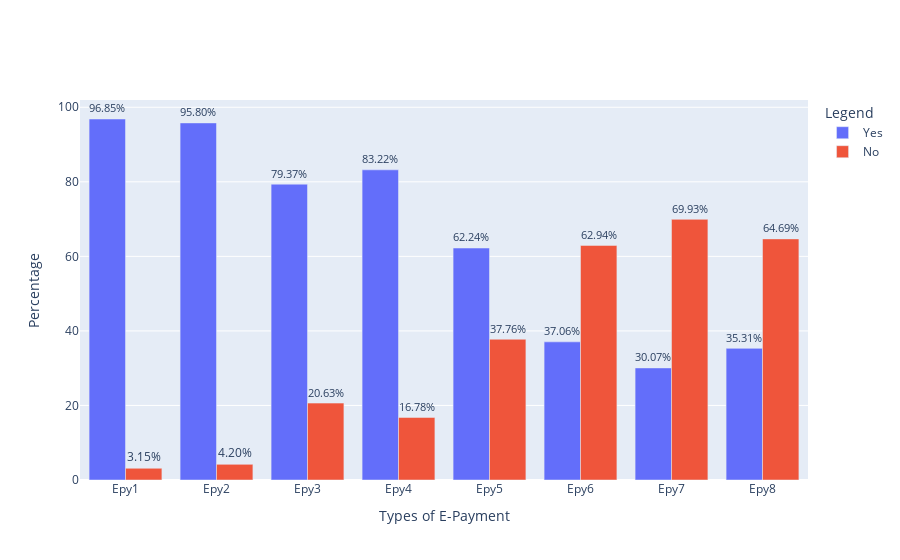

The code cell stored with this chart in its notebook:
### Markdown cell above
Do you own any of the following? (Own Electronic Payment)

### Code cell
tmp_col = df.iloc[:, 12]
tmp_df = df_unique(tmp_col)

tmp_df.iloc[:, 2] = pd.concat([tmp_df.iloc[:, 2], tmp_df.iloc[:, -1]], axis = 1).max(axis=1)

# Convert tmp_df to Sum
tmp_dict = {col : tmp_df[col].sum() for col in tmp_df.columns[:-1]}

for ind in range(tmp_df.shape[1] - 1):
    tmp_col = tmp_df.iloc[:, ind]
    tmp_y_df[tmp_col.name] = tmp_col

name_arr = tmp_df.columns.tolist()[:-1]
name_arr[2] = "Touch n Go, EzLink etc"

tmp_df = pd.DataFrame(pd.Series(tmp_dict), columns = ["Yes"])
tmp_df["No"] = 286 - tmp_df["Yes"]
tmp_df = tmp_df.reset_index(drop = True).T
tmp_df.columns = [f"Epy{ind + 1}" for ind in range(tmp_df.shape[1])]

tmp_df = tmp_df / 286 * 100.0
fig = show_bar_graph_percentage(tmp_df, "", "Types of E-Payment", "Legend", "Percentage")
fig.show()

name_df = pd.DataFrame({}, index = [f"Epy{ind + 1}" for ind in range(len(name_arr))])
name_df["Name"] = name_arr

display(name_df.iloc[:, :].T)

### Figure 1 — Plotly figure (JSON) as saved in the notebook; plotly's stock layout.template omitted (floating-point values rounded to 4 significant figures)
{"data": [{"name": "Yes", "textposition": "outside", "texttemplate": "%{value:.2f}%", "type": "bar", "x": ["Epy1", "Epy2", "Epy3", "Epy4", "Epy5", "Epy6", "Epy7", "Epy8"], "y": [96.85, 95.8, 79.37, 83.22, 62.24, 37.06, 30.07, 35.31]}, {"name": "No", "textposition": "outside", "texttemplate": "%{value:.2f}%", "type": "bar", "x": ["Epy1", "Epy2", "Epy3", "Epy4", "Epy5", "Epy6", "Epy7", "Epy8"], "y": [3.147, 4.196, 20.63, 16.78, 37.76, 62.94, 69.93, 64.69]}], "layout": {"legend": {"title": {"text": "Legend"}}, "xaxis": {"title": {"text": "Types of E-Payment"}}, "yaxis": {"title": {"text": "Percentage"}}}}
